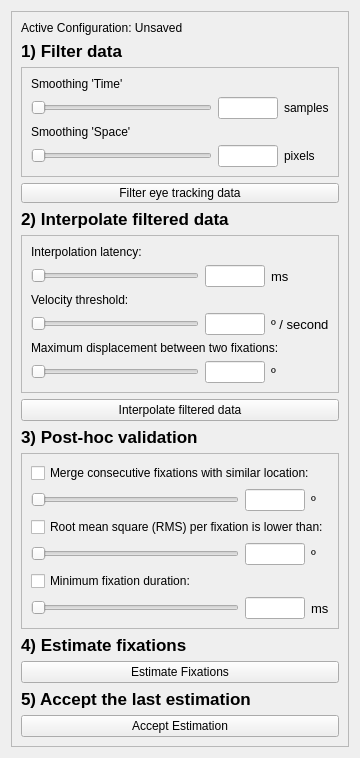
      <widget class="QWidget" name="page_2">
       <layout class="QVBoxLayout" name="verticalLayout_10">
        <item>
         <widget class="QFrame" name="frame">
          <property name="frameShape">
           <enum>QFrame::StyledPanel</enum>
          </property>
          <property name="frameShadow">
           <enum>QFrame::Raised</enum>
          </property>
          <layout class="QVBoxLayout" name="verticalLayout_9">
           <item>
            <widget class="QLabel" name="lConfigurationStatus">
             <property name="text">
              <string>Active Configuration: Unsaved</string>
             </property>
            </widget>
           </item>
           <item>
            <widget class="QLabel" name="label_8">
             <property name="minimumSize">
              <size>
               <width>0</width>
               <height>20</height>
              </size>
             </property>
             <property name="maximumSize">
              <size>
               <width>16777215</width>
               <height>20</height>
              </size>
             </property>
             <property name="font">
              <font>
               <pointsize>13</pointsize>
               <weight>75</weight>
               <bold>true</bold>
              </font>
             </property>
             <property name="text">
              <string>1) Filter data</string>
             </property>
            </widget>
           </item>
           <item>
            <widget class="QFrame" name="frame_7">
             <property name="frameShape">
              <enum>QFrame::StyledPanel</enum>
             </property>
             <property name="frameShadow">
              <enum>QFrame::Raised</enum>
             </property>
             <layout class="QGridLayout" name="gridLayout_13">
              <item row="0" column="0">
               <widget class="QLabel" name="la_2">
                <property name="text">
                 <string>Smoothing 'Time'</string>
                </property>
               </widget>
              </item>
              <item row="2" column="0">
               <widget class="QLabel" name="label_25">
                <property name="text">
                 <string>Smoothing 'Space'</string>
                </property>
               </widget>
              </item>
              <item row="3" column="2">
               <widget class="QLabel" name="label_26">
                <property name="text">
                 <string>pixels</string>
                </property>
               </widget>
              </item>
              <item row="1" column="2">
               <widget class="QLabel" name="label_27">
                <property name="text">
                 <string>samples</string>
                </property>
               </widget>
              </item>
              <item row="1" column="0">
               <widget class="QSlider" name="sliderSigmaS">
                <property name="tracking">
                 <bool>false</bool>
                </property>
                <property name="orientation">
                 <enum>Qt::Horizontal</enum>
                </property>
               </widget>
              </item>
              <item row="3" column="0">
               <widget class="QSlider" name="sliderSigmaR">
                <property name="maximum">
                 <number>200</number>
                </property>
                <property name="tracking">
                 <bool>false</bool>
                </property>
                <property name="orientation">
                 <enum>Qt::Horizontal</enum>
                </property>
               </widget>
              </item>
              <item row="1" column="1">
               <widget class="QLineEdit" name="leSigmaS">
                <property name="sizePolicy">
                 <sizepolicy hsizetype="Fixed" vsizetype="Fixed">
                  <horstretch>0</horstretch>
                  <verstretch>0</verstretch>
                 </sizepolicy>
                </property>
                <property name="maximumSize">
                 <size>
                  <width>60</width>
                  <height>40</height>
                 </size>
                </property>
               </widget>
              </item>
              <item row="3" column="1">
               <widget class="QLineEdit" name="leSigmaR">
                <property name="sizePolicy">
                 <sizepolicy hsizetype="Fixed" vsizetype="Fixed">
                  <horstretch>0</horstretch>
                  <verstretch>0</verstretch>
                 </sizepolicy>
                </property>
                <property name="maximumSize">
                 <size>
                  <width>60</width>
                  <height>40</height>
                 </size>
                </property>
               </widget>
              </item>
             </layout>
            </widget>
           </item>
           <item>
            <widget class="QPushButton" name="b_smooth">
             <property name="maximumSize">
              <size>
               <width>16777215</width>
               <height>20</height>
              </size>
             </property>
             <property name="text">
              <string>Filter eye tracking data</string>
             </property>
            </widget>
           </item>
           <item>
            <widget class="QLabel" name="label_7">
             <property name="maximumSize">
              <size>
               <width>16777215</width>
               <height>20</height>
              </size>
             </property>
             <property name="font">
              <font>
               <pointsize>13</pointsize>
               <weight>75</weight>
               <bold>true</bold>
              </font>
             </property>
             <property name="text">
              <string>2) Interpolate filtered data</string>
             </property>
            </widget>
           </item>
           <item>
            <widget class="QFrame" name="frame_4">
             <property name="frameShape">
              <enum>QFrame::StyledPanel</enum>
             </property>
             <property name="frameShadow">
              <enum>QFrame::Raised</enum>
             </property>
             <layout class="QGridLayout" name="gridLayout_14">
              <item row="2" column="0">
               <widget class="QLabel" name="label_36">
                <property name="text">
                 <string>Velocity threshold:</string>
                </property>
               </widget>
              </item>
              <item row="1" column="2">
               <widget class="QLabel" name="label_37">
                <property name="font">
                 <font>
                  <pointsize>10</pointsize>
                 </font>
                </property>
                <property name="text">
                 <string>ms</string>
                </property>
               </widget>
              </item>
              <item row="5" column="2">
               <widget class="QLabel" name="label_38">
                <property name="font">
                 <font>
                  <pointsize>10</pointsize>
                 </font>
                </property>
                <property name="text">
                 <string>º</string>
                </property>
               </widget>
              </item>
              <item row="0" column="0">
               <widget class="QLabel" name="label_39">
                <property name="text">
                 <string>Interpolation latency:</string>
                </property>
               </widget>
              </item>
              <item row="1" column="0">
               <widget class="QSlider" name="sliderInterpolation">
                <property name="tracking">
                 <bool>false</bool>
                </property>
                <property name="orientation">
                 <enum>Qt::Horizontal</enum>
                </property>
               </widget>
              </item>
              <item row="3" column="2">
               <widget class="QLabel" name="label_40">
                <property name="font">
                 <font>
                  <pointsize>10</pointsize>
                 </font>
                </property>
                <property name="text">
                 <string>º / second</string>
                </property>
               </widget>
              </item>
              <item row="5" column="0">
               <widget class="QSlider" name="sliderDisplacInterpolate">
                <property name="tracking">
                 <bool>false</bool>
                </property>
                <property name="orientation">
                 <enum>Qt::Horizontal</enum>
                </property>
               </widget>
              </item>
              <item row="4" column="0" colspan="3">
               <widget class="QLabel" name="label_41">
                <property name="text">
                 <string>Maximum displacement between two fixations:</string>
                </property>
               </widget>
              </item>
              <item row="3" column="0">
               <widget class="QSlider" name="sliderVelocity">
                <property name="tracking">
                 <bool>false</bool>
                </property>
                <property name="orientation">
                 <enum>Qt::Horizontal</enum>
                </property>
               </widget>
              </item>
              <item row="5" column="1">
               <widget class="QLineEdit" name="leDisplacInterpolate">
                <property name="sizePolicy">
                 <sizepolicy hsizetype="Fixed" vsizetype="Fixed">
                  <horstretch>0</horstretch>
                  <verstretch>0</verstretch>
                 </sizepolicy>
                </property>
                <property name="maximumSize">
                 <size>
                  <width>60</width>
                  <height>40</height>
                 </size>
                </property>
               </widget>
              </item>
              <item row="3" column="1">
               <widget class="QLineEdit" name="leVelocity">
                <property name="sizePolicy">
                 <sizepolicy hsizetype="Fixed" vsizetype="Fixed">
                  <horstretch>0</horstretch>
                  <verstretch>0</verstretch>
                 </sizepolicy>
                </property>
                <property name="maximumSize">
                 <size>
                  <width>60</width>
                  <height>40</height>
                 </size>
                </property>
               </widget>
              </item>
              <item row="1" column="1">
               <widget class="QLineEdit" name="leInterpolation">
                <property name="sizePolicy">
                 <sizepolicy hsizetype="Fixed" vsizetype="Fixed">
                  <horstretch>0</horstretch>
                  <verstretch>0</verstretch>
                 </sizepolicy>
                </property>
                <property name="maximumSize">
                 <size>
                  <width>60</width>
                  <height>40</height>
                 </size>
                </property>
               </widget>
              </item>
             </layout>
            </widget>
           </item>
           <item>
            <widget class="QPushButton" name="b_interpolate">
             <property name="text">
              <string>Interpolate filtered data</string>
             </property>
            </widget>
           </item>
           <item>
            <widget class="QLabel" name="label_11">
             <property name="maximumSize">
              <size>
               <width>16777215</width>
               <height>20</height>
              </size>
             </property>
             <property name="font">
              <font>
               <pointsize>13</pointsize>
               <weight>75</weight>
               <bold>true</bold>
              </font>
             </property>
             <property name="text">
              <string>3) Post-hoc validation</string>
             </property>
            </widget>
           </item>
           <item>
            <widget class="QFrame" name="frame_2">
             <property name="frameShape">
              <enum>QFrame::StyledPanel</enum>
             </property>
             <property name="frameShadow">
              <enum>QFrame::Raised</enum>
             </property>
             <layout class="QGridLayout" name="gridLayout_12">
              <item row="1" column="0">
               <widget class="QSlider" name="sliderDisplacement">
                <property name="tracking">
                 <bool>false</bool>
                </property>
                <property name="orientation">
                 <enum>Qt::Horizontal</enum>
                </property>
               </widget>
              </item>
              <item row="1" column="2">
               <widget class="QLabel" name="label_32">
                <property name="font">
                 <font>
                  <pointsize>10</pointsize>
                 </font>
                </property>
                <property name="text">
                 <string>º</string>
                </property>
               </widget>
              </item>
              <item row="2" column="0" colspan="3">
               <widget class="QCheckBox" name="cb_velocityVariance">
                <property name="text">
                 <string>Root mean square (RMS) per fixation is lower than:</string>
                </property>
               </widget>
              </item>
              <item row="3" column="0">
               <widget class="QSlider" name="sliderVelocityVariance">
                <property name="tracking">
                 <bool>false</bool>
                </property>
                <property name="orientation">
                 <enum>Qt::Horizontal</enum>
                </property>
               </widget>
              </item>
              <item row="3" column="2">
               <widget class="QLabel" name="label_34">
                <property name="font">
                 <font>
                  <pointsize>10</pointsize>
                 </font>
                </property>
                <property name="text">
                 <string>º</string>
                </property>
               </widget>
              </item>
              <item row="4" column="0">
               <widget class="QCheckBox" name="cb_minFixation">
                <property name="text">
                 <string>Minimum fixation duration:</string>
                </property>
               </widget>
              </item>
              <item row="5" column="0">
               <widget class="QSlider" name="sliderMinFixation">
                <property name="tracking">
                 <bool>false</bool>
                </property>
                <property name="orientation">
                 <enum>Qt::Horizontal</enum>
                </property>
               </widget>
              </item>
              <item row="5" column="2">
               <widget class="QLabel" name="label_35">
                <property name="font">
                 <font>
                  <pointsize>10</pointsize>
                 </font>
                </property>
                <property name="text">
                 <string>ms</string>
                </property>
               </widget>
              </item>
              <item row="0" column="0" colspan="3">
               <widget class="QCheckBox" name="cb_displacement">
                <property name="text">
                 <string>Merge consecutive fixations with similar location:</string>
                </property>
               </widget>
              </item>
              <item row="1" column="1">
               <widget class="QLineEdit" name="leDisplacement">
                <property name="sizePolicy">
                 <sizepolicy hsizetype="Fixed" vsizetype="Fixed">
                  <horstretch>0</horstretch>
                  <verstretch>0</verstretch>
                 </sizepolicy>
                </property>
                <property name="maximumSize">
                 <size>
                  <width>60</width>
                  <height>40</height>
                 </size>
                </property>
               </widget>
              </item>
              <item row="3" column="1">
               <widget class="QLineEdit" name="leVelocityVariance">
                <property name="sizePolicy">
                 <sizepolicy hsizetype="Fixed" vsizetype="Fixed">
                  <horstretch>0</horstretch>
                  <verstretch>0</verstretch>
                 </sizepolicy>
                </property>
                <property name="maximumSize">
                 <size>
                  <width>60</width>
                  <height>40</height>
                 </size>
                </property>
               </widget>
              </item>
              <item row="5" column="1">
               <widget class="QLineEdit" name="leMinFixation">
                <property name="sizePolicy">
                 <sizepolicy hsizetype="Fixed" vsizetype="Fixed">
                  <horstretch>0</horstretch>
                  <verstretch>0</verstretch>
                 </sizepolicy>
                </property>
                <property name="maximumSize">
                 <size>
                  <width>60</width>
                  <height>40</height>
                 </size>
                </property>
               </widget>
              </item>
             </layout>
            </widget>
           </item>
           <item>
            <widget class="QLabel" name="label_12">
             <property name="maximumSize">
              <size>
               <width>16777215</width>
               <height>20</height>
              </size>
             </property>
             <property name="font">
              <font>
               <pointsize>13</pointsize>
               <weight>75</weight>
               <bold>true</bold>
              </font>
             </property>
             <property name="text">
              <string>4) Estimate fixations</string>
             </property>
            </widget>
           </item>
           <item>
            <widget class="QPushButton" name="b_estimateFixations">
             <property name="text">
              <string>Estimate Fixations</string>
             </property>
            </widget>
           </item>
           <item>
            <widget class="QLabel" name="label_13">
             <property name="maximumSize">
              <size>
               <width>16777215</width>
               <height>20</height>
              </size>
             </property>
             <property name="font">
              <font>
               <pointsize>13</pointsize>
               <weight>75</weight>
               <bold>true</bold>
              </font>
             </property>
             <property name="text">
              <string>5) Accept the last estimation</string>
             </property>
            </widget>
           </item>
           <item>
            <widget class="QPushButton" name="b_acceptEstimation">
             <property name="text">
              <string>Accept Estimation</string>
             </property>
            </widget>
           </item>
          </layout>
         </widget>
        </item>
       </layout>
      </widget>
